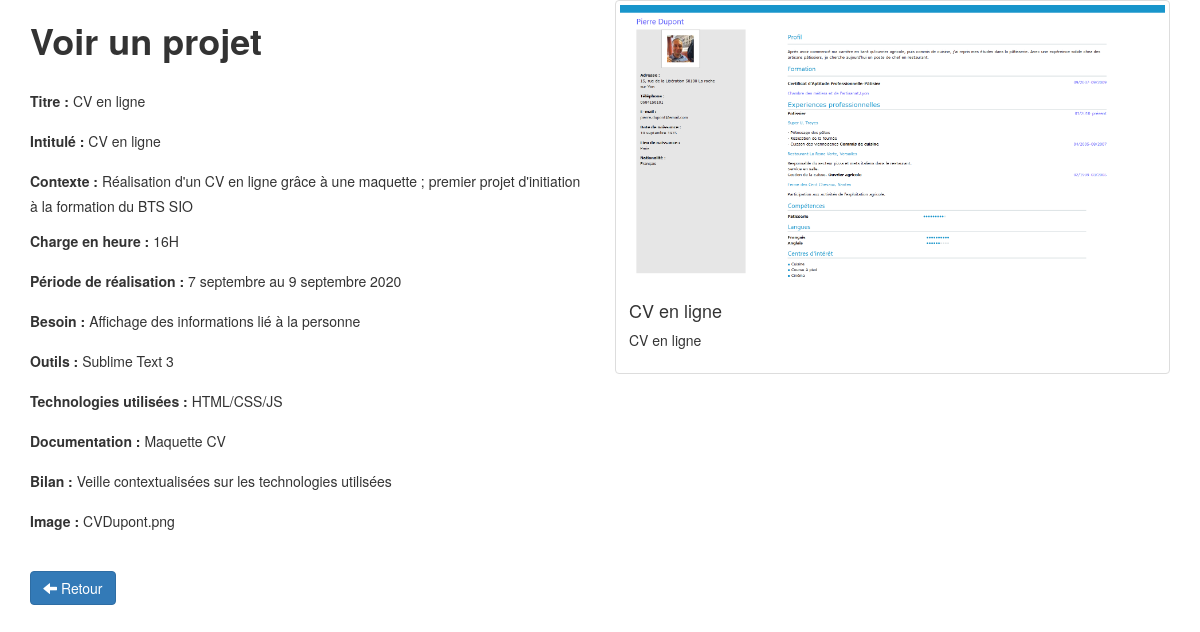
/backoffice/view.php?id=4 (signed in), run on the app's committed database.
### tables this page shows
CREATE TABLE `projets` (
  `projet_ID` int(11) NOT NULL,
  `projet_titre` varchar(255) NOT NULL,
  `projet_intitule` varchar(255) NOT NULL,
  `projet_contexte` varchar(255) NOT NULL,
  `projet_outils` varchar(255) NOT NULL,
  `projet_charge_heure` varchar(30) NOT NULL,
  `projet_periode_realisation` varchar(255) NOT NULL,
  `projet_besoin_mission` varchar(255) NOT NULL,
  `projet_id_technologie` int(11) DEFAULT NULL,
  `projet_documentation` varchar(255) NOT NULL,
  `projet_bilan` text NOT NULL,
  `projet_images` varchar(255) NOT NULL
);

CREATE TABLE `technologies` (
  `techno_ID` int(11) NOT NULL,
  `techno_type` varchar(255) NOT NULL
);

### traitement/traitement_view.php (called while the page is built, shortened)
<?php
    if(!empty($_GET['id']))
    {
        $id = checkInput($_GET['id']);
    }
    $db = connexionBdd();
    $statement = $db->prepare("SELECT * FROM projets, technologies WHERE projets.projet_id_technologie = technologies.techno_ID AND projet_ID = ?");
    $statement->execute(array($id));
    $item = $statement->fetch();
    function checkInput($data)
    {
      $data = trim($data);
      $data = stripslashes($data);
      $data = htmlspecialchars($data);
      return $data;
    }
?>

### backoffice/view.php (the view, shortened to what this page needs)
<?php
    include("../includes/admin.php");
    require("../traitement/traitement_view.php");
?>
        <div class="container admin">
            <div class="row">
                <div class="col-sm-6">
                    <h1><strong>Voir un projet</strong></h1>
                    <br>
                    <form>
                        <div class="form-group">
                            <label>Titre :</label><?php echo '  '.$item['projet_titre'];?>
                        </div>
                        <div class="form-group">
                            <label>Intitulé :</label><?php echo '  '.$item['projet_intitule'];?>
                        </div>
                        <div class="form-group">
                            <label>Contexte :</label><?php echo '  '.$item['projet_contexte'];?>
                        </div>
                        <div class="form-group">
                            <label>Charge en heure :</label><?php echo '  '.$item['projet_charge_heure'];?>
                        </div>
                        <div class="form-group">
                            <label>Période de réalisation :</label><?php echo '  '.$item['projet_periode_realisation'];?>
                        </div>
                        <div class="form-group">
                            <label>Besoin :</label><?php echo '  '.$item['projet_besoin_mission'];?>
                        </div>
                        <div class="form-group">
                            <label>Outils :</label><?php echo '  '.$item['projet_outils'];?>
                        </div>
                        <div class="form-group">
                            <label>Technologies utilisées :</label><?php echo '  '.$item['techno_type'];?>
                        </div>
                        <div class="form-group">
                            <label>Documentation :</label><?php echo '  '.$item['projet_documentation'];?>
                        </div>
                        <div class="form-group">
                            <label>Bilan :</label><?php echo '  '.$item['projet_bilan'];?>
                        </div>
                        <div class="form-group">
                            <label>Image :</label><?php echo '  '.$item['projet_images'];?>
                        </div>
                    </form>
                    <br>
                    <div class="form-actions">
                        <a class="btn btn-primary" href="admin.php"><span class="glyphicon glyphicon-arrow-left"></span> Retour</a>
                    </div>
                </div>
                <div class="col-sm-6 site">
                    <div class="thumbnail">
                        <img src="<?php echo '../image/'.$item['projet_images'];?>" alt="...">
                                <div class="caption">
                                    <h4><?php echo $item['projet_titre'];?></h4>
                                    <p><?php echo $item['projet_intitule'];?></p>
                                </div>
                            </div>
                        </div>
                    </div>
                </div>
    </body>
</html>

### data on the page
projets: projet_titre "CV en ligne", projet_intitule "CV en ligne", projet_contexte "Réalisation d'un CV en ligne grâce à une maquette ; premier projet d'initiation à la formation du BTS SIO", projet_charge_heure "16H", projet_periode_realisation "7 septembre au 9 septembre 2020", projet_besoin_mission "Affichage des informations lié à la personne", projet_outils "Sublime Text 3", projet_id_technologie.techno_type "HTML/CSS/JS", projet_documentation "Maquette CV", projet_bilan "Veille contextualisées sur les technologies utilisées", projet_images "CVDupont.png", projet_images (picture)
